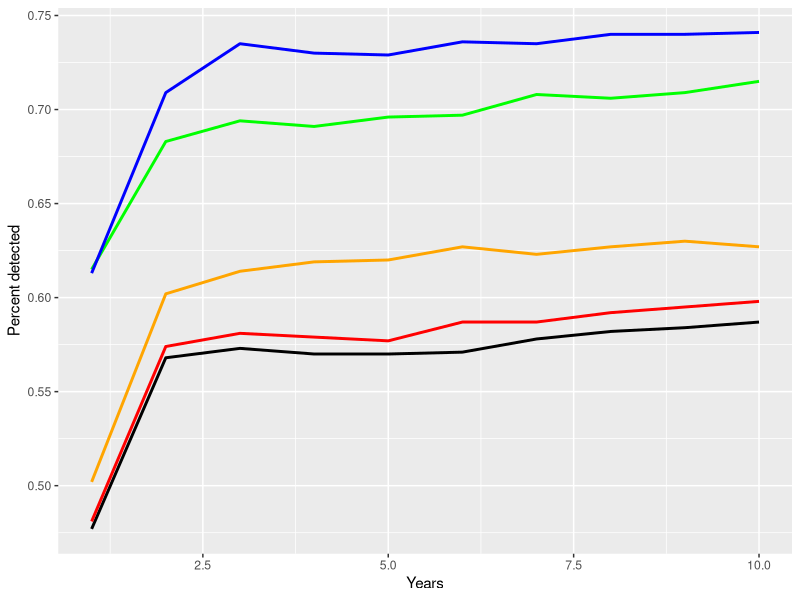
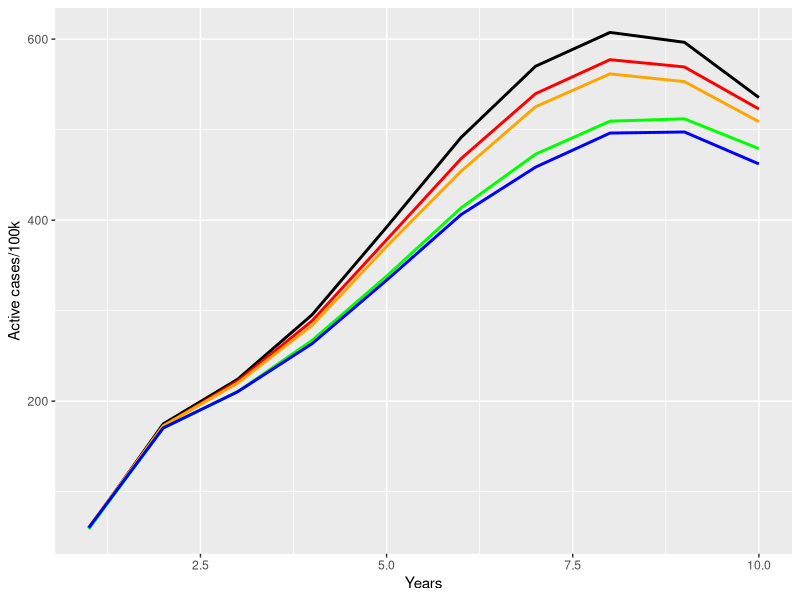
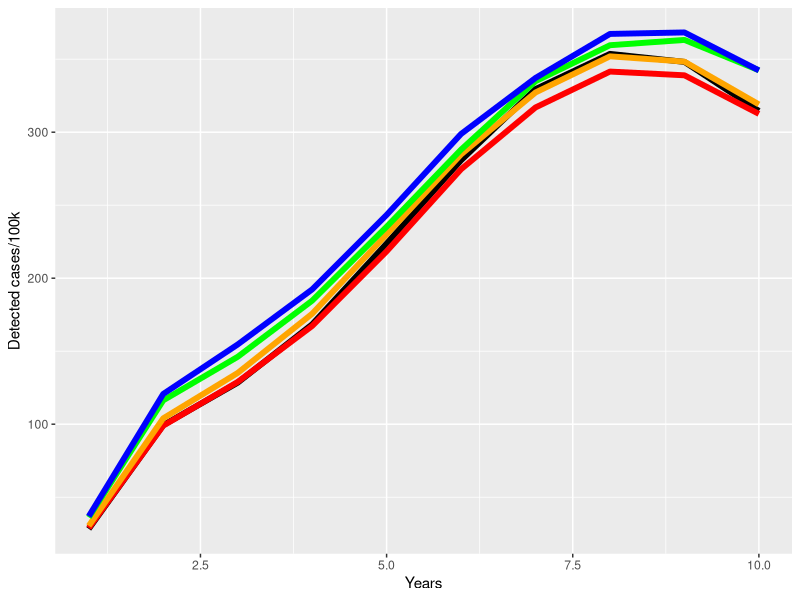
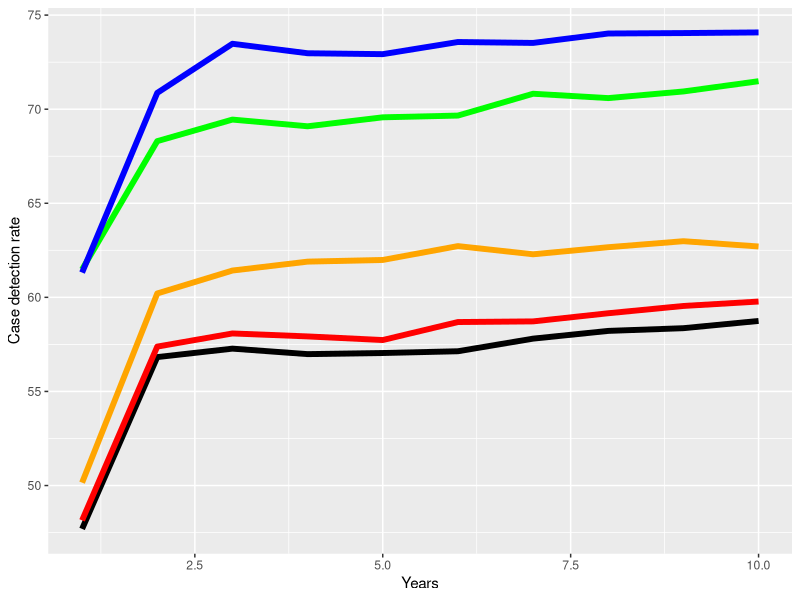
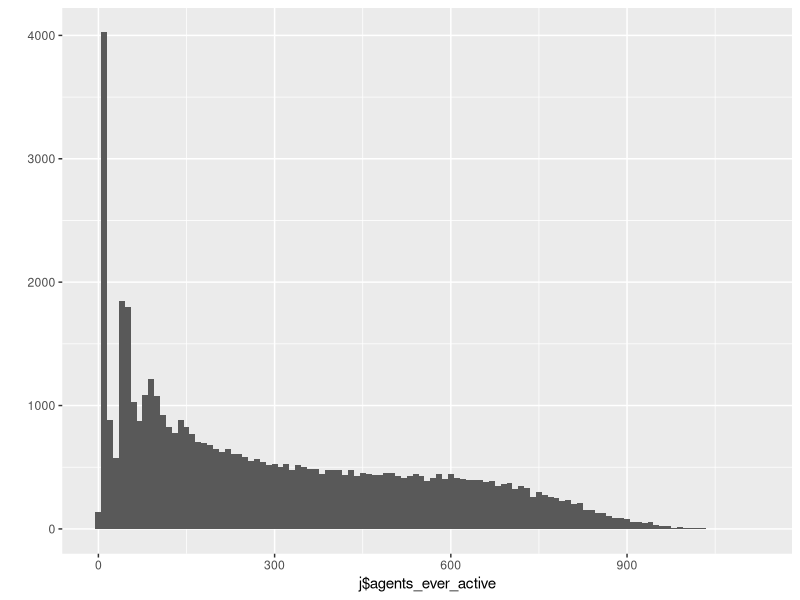
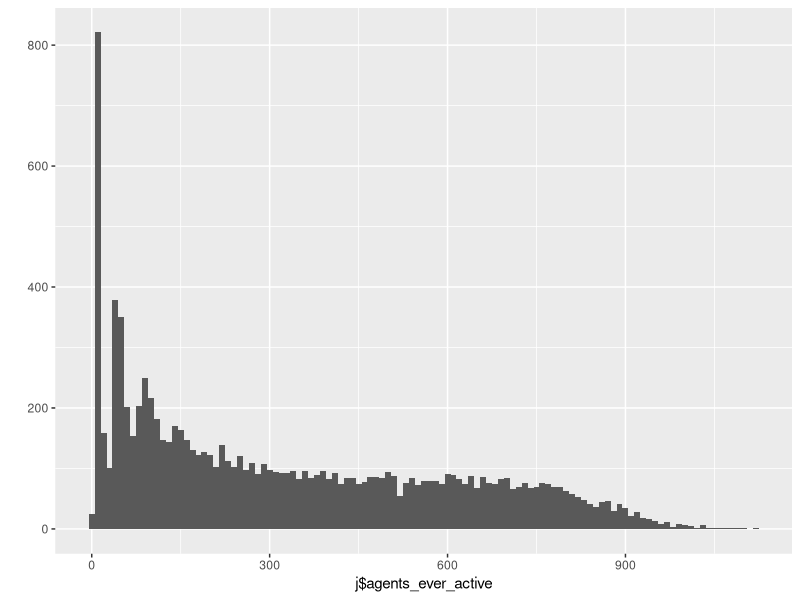
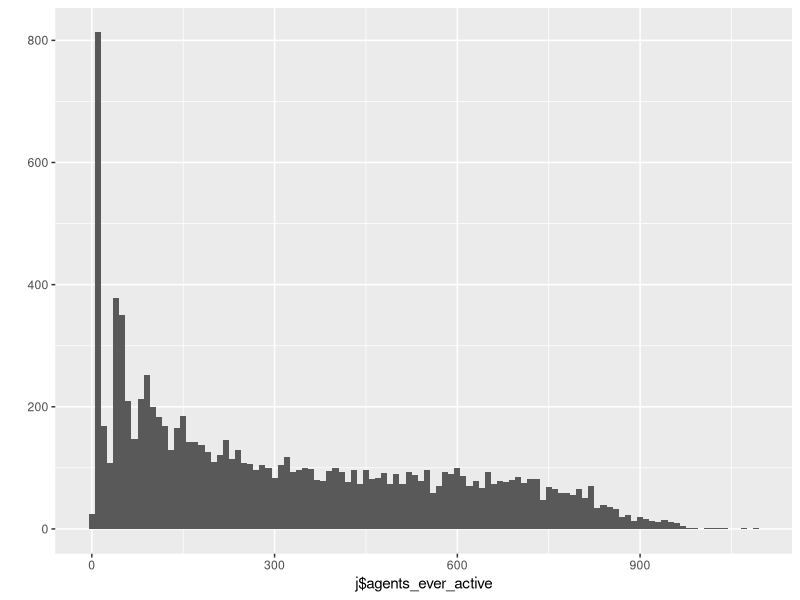
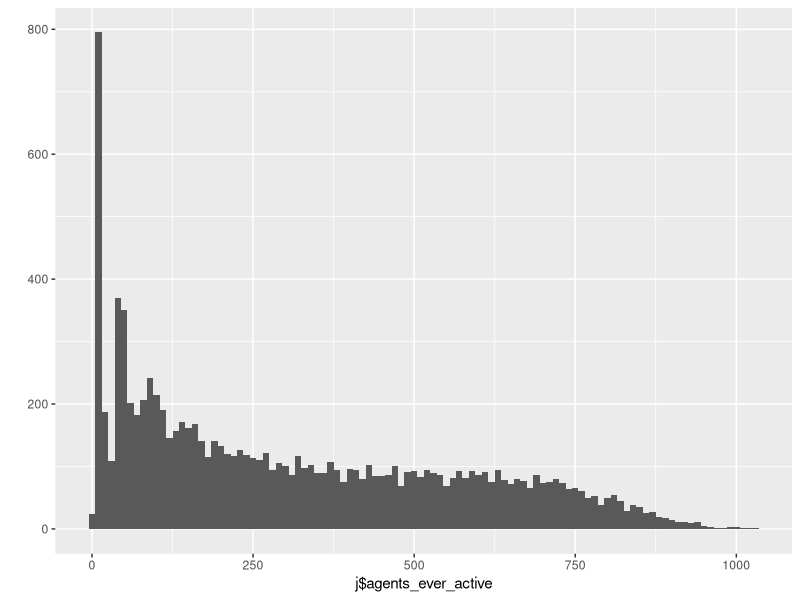

Write the R code that produced these figures, in order.
## ---- chunk 1
a <- read.csv("a.csv")
b <- read.csv("b.csv")
c <- read.csv("c.csv")
d <- read.csv("d.csv")
e <- read.csv("e.csv")
library(dplyr)
library(ggplot2)
library(htmlTable)
f <- rbind(a, b)
g <- rbind(f, c)
h <- rbind(g, d) 
i <- rbind(h, e) 
runs_count <- length(a$Dead)

years_count = (max(a$Time_step) +1)/52

a_total_infections = c()
a_pos = c()
b_total_infections = c()
b_pos = c()
c_total_infections = c()
c_pos = c()
d_total_infections = c()
d_pos = c()
e_total_infections = c()
e_pos = c()
 
for (x in 1:years_count) {
  a_filter <- dplyr::filter(a, Time_step == (x*52)-1)
  b_filter <- dplyr::filter(b, Time_step == (x*52)-1)
  c_filter <- dplyr::filter(c, Time_step == (x*52)-1)
  d_filter <- dplyr::filter(d, Time_step == (x*52)-1)
  e_filter <- dplyr::filter(e, Time_step == (x*52)-1)

  new_val_a <- mean(a_filter$total_active_cases)
  new_pos_a <- mean(a_filter$Positive)
  a_total_infections = append(a_total_infections, new_val_a) 
  a_pos = append(a_pos, new_pos_a)

  new_val_b <- mean(b_filter$total_active_cases)
  new_pos_b <- mean(b_filter$Positive)
  b_total_infections = append(b_total_infections, new_val_b) 
  b_pos = append(b_pos, new_pos_b)

  new_val_c <- mean(c_filter$total_active_cases)
  new_pos_c <- mean(c_filter$Positive)
  c_total_infections = append(c_total_infections, new_val_c) 
  c_pos = append(c_pos, new_pos_c)

  new_val_d <- mean(d_filter$total_active_cases)
  new_pos_d <- mean(d_filter$Positive)
  d_total_infections = append(d_total_infections, new_val_d) 
  d_pos = append(d_pos, new_pos_d)

  new_val_e <- mean(e_filter$total_active_cases)
  new_pos_e <- mean(e_filter$Positive)
  e_total_infections = append(e_total_infections, new_val_e) 
  e_pos = append(e_pos, new_pos_e) 
}

a_mod =c()
a_mod = append(a_mod, a_total_infections[1] * 5)
a_mod_pos =c()
a_mod_pos = append(a_mod_pos, a_pos[1] * 5)

b_mod =c()
b_mod = append(b_mod, b_total_infections[1] * 5)
b_mod_pos =c()
b_mod_pos = append(b_mod_pos, b_pos[1] * 5)

c_mod =c()
c_mod = append(c_mod, c_total_infections[1] * 5)
c_mod_pos =c()
c_mod_pos = append(c_mod_pos, c_pos[1] * 5)

d_mod =c()
d_mod = append(d_mod, d_total_infections[1] * 5)
d_mod_pos =c()
d_mod_pos = append(d_mod_pos, d_pos[1] * 5)

e_mod =c()
e_mod = append(e_mod, e_total_infections[1] * 5)
e_mod_pos =c()
e_mod_pos = append(e_mod_pos, e_pos[1] * 5)

for (y in 2:years_count) {
  a_mod = append(a_mod, 5 * (a_total_infections[y] - a_total_infections[y-1]))
  a_mod_pos = append(a_mod_pos, 5 * (a_pos[y] - a_pos[y-1]))
  b_mod = append(b_mod, 5 * (b_total_infections[y] - b_total_infections[y-1]))
  b_mod_pos = append(b_mod_pos, 5 * (b_pos[y] - b_pos[y-1]))
  c_mod = append(c_mod, 5 * (c_total_infections[y] - c_total_infections[y-1]))
  c_mod_pos = append(c_mod_pos, 5 * (c_pos[y] - c_pos[y-1]))
  d_mod = append(d_mod, 5 * (d_total_infections[y] - d_total_infections[y-1]))
  d_mod_pos = append(d_mod_pos, 5 * (d_pos[y] - d_pos[y-1]))
  e_mod = append(e_mod, 5 * (e_total_infections[y] - e_total_infections[y-1]))
  e_mod_pos = append(e_mod_pos, 5 * (e_pos[y] - e_pos[y-1]))
}
## ---- chunk 2
a_f <- dplyr::filter(a, Time_step == 519)
b_f <- dplyr::filter(b, Time_step == 519)
c_f <- dplyr::filter(c, Time_step == 519)
d_f <- dplyr::filter(d, Time_step == 519)
e_f <- dplyr::filter(e, Time_step == 519)

a_filter <- dplyr::filter(a, Time_step == 519)  
b_filter <- dplyr::filter(b, Time_step == 519)  
c_filter <- dplyr::filter(c, Time_step == 519)  
d_filter <- dplyr::filter(d, Time_step == 519)  
e_filter <- dplyr::filter(e, Time_step == 519)  

cases_a <- 0.5 * mean(a_filter$total_active_cases)
cases_b <- 0.5 * mean(b_filter$total_active_cases)
cases_c <- 0.5 * mean(c_filter$total_active_cases)
cases_d <- 0.5 * mean(d_filter$total_active_cases)
cases_e <- 0.5 * mean(e_filter$total_active_cases)

detected_a <- 0.5 * mean(a_filter$Positive)
detected_b <- 0.5 * mean(b_filter$Positive)
detected_c <- 0.5 * mean(c_filter$Positive)
detected_d <- 0.5 * mean(d_filter$Positive)
detected_e <- 0.5 * mean(e_filter$Positive)

rate_a <- mean(a_filter$Positive/a_filter$total_active_cases)
rate_b <- mean(b_filter$Positive/b_filter$total_active_cases)
rate_c <- mean(c_filter$Positive/c_filter$total_active_cases)
rate_d <- mean(d_filter$Positive/d_filter$total_active_cases)
rate_e <- mean(e_filter$Positive/e_filter$total_active_cases)

k <- data.frame(
"Scenario" = c("latentTB", "activeTB", "Deaths", "Peak_time", "cases100k", "detected100k", "case_detection_rate", "R0", "total_time_infectious", "total_time_active", "mean_time_infectious", "mean_time_active"),
"standard" = c(mean(a_f$agents_ever_latent), mean(a_f$agents_ever_active), mean(a_f$Dead), mean(a_f$Peak_time), cases_a, detected_a, rate_a, mean(a_f$R0), mean(a_f$total_time_infectious), mean(a_f$total_time_active), mean(a_f$mean_time_infectious), mean(a_f$mean_time_active)),
"cti" = c(mean(b_f$agents_ever_latent), mean(b_f$agents_ever_active), mean(b_f$Dead), mean(b_f$Peak_time), cases_b, detected_b, rate_b, mean(b_f$R0), mean(b_f$total_time_infectious), mean(b_f$total_time_active), mean(b_f$mean_time_infectious), mean(b_f$mean_time_active)),
"x_ray" = c(mean(c_f$agents_ever_latent), mean(c_f$agents_ever_active), mean(c_f$Dead), mean(c_f$Peak_time), cases_c, detected_c, rate_c, mean(c_f$R0), mean(c_f$total_time_infectious), mean(c_f$total_time_active), mean(c_f$mean_time_infectious), mean(c_f$mean_time_active)),
"tut" = c(mean(d_f$agents_ever_latent), mean(d_f$agents_ever_active), mean(d_f$Dead), mean(d_f$Peak_time), cases_d, detected_d, rate_d, mean(d_f$R0), mean(d_f$total_time_infectious), mean(d_f$total_time_active), mean(d_f$mean_time_infectious), mean(d_f$mean_time_active)),
"ultra" = c(mean(e_f$agents_ever_latent), mean(e_f$agents_ever_active), mean(e_f$Dead), mean(e_f$Peak_time), cases_e, detected_e, rate_e, mean(e_f$R0), mean(e_f$total_time_infectious), mean(e_f$total_time_active), mean(e_f$mean_time_infectious), mean(e_f$mean_time_active)))
k$ctiDstd <- k$cti / k$standard
k$xrayDstd <- k$x_ray / k$standard
k$tutDstd <- k$tut / k$standard
k$ultraDstd <- k$ultra / k$standard
htmlTable(k)

iqr_cases <- 0.5 * unname(quantile(a_filter$total_active_cases))
iqr_detected <- 0.5 * unname(quantile(a_filter$Positive))
iqr_rate <- unname(quantile(a_filter$Positive/a_filter$total_active_cases)) 
## ---- chunk 3

a_cd = a %>%
group_by(Time_step) %>%
summarise(cases = mean(total_active_cases), pos = mean(Positive))
for (zebra in 10:2) {
  a_cd$cases[zebra] <- a_cd$cases[zebra] -a_cd$cases[zebra-1]
  a_cd$pos[zebra] <- a_cd$pos[zebra] - a_cd$pos[zebra-1]  
}
a_cd$case_det <- round(a_cd$pos/a_cd$cases, digit =3)

b_cd = b %>%
group_by(Time_step) %>%
summarise(cases = mean(total_active_cases), pos = mean(Positive))
for (zebra in 10:2) {
  b_cd$cases[zebra] <- b_cd$cases[zebra] -b_cd$cases[zebra-1]
  b_cd$pos[zebra] <- b_cd$pos[zebra] - b_cd$pos[zebra-1]  
}
b_cd$case_det <- round(b_cd$pos/b_cd$cases, digit =3)

c_cd = c %>%
group_by(Time_step) %>%
summarise(cases = mean(total_active_cases), pos = mean(Positive))
for (zebra in 10:2) {
  c_cd$cases[zebra] <- c_cd$cases[zebra] -c_cd$cases[zebra-1]
  c_cd$pos[zebra] <- c_cd$pos[zebra] - c_cd$pos[zebra-1]  
}
c_cd$case_det <- round(c_cd$pos/c_cd$cases, digit =3)

d_cd = d %>%
group_by(Time_step) %>%
summarise(cases = mean(total_active_cases), pos = mean(Positive))
for (zebra in 10:2) {
  d_cd$cases[zebra] <- d_cd$cases[zebra] -d_cd$cases[zebra-1]
  d_cd$pos[zebra] <- d_cd$pos[zebra] - d_cd$pos[zebra-1]  
}
d_cd$case_det <- round(d_cd$pos/d_cd$cases, digit =3)

e_cd = e %>%
group_by(Time_step) %>%
summarise(cases = mean(total_active_cases), pos = mean(Positive))
for (zebra in 10:2) {
  e_cd$cases[zebra] <- e_cd$cases[zebra] -e_cd$cases[zebra-1]
  e_cd$pos[zebra] <- e_cd$pos[zebra] - e_cd$pos[zebra-1]  
}
e_cd$case_det <- round(e_cd$pos/e_cd$cases, digit =3)

cd_table <- data.frame(
"year" = c(1:10),
"Scenario1" = c(a_cd$case_det),
"Scenario2" = c(b_cd$case_det),
"Scenario3" = c(c_cd$case_det),
"Scenario4" = c(d_cd$case_det),
"Scenario5" = c(e_cd$case_det))

htmlTable(cd_table)
## ---- chunk 4
ggplot(data = cd_table, mapping = aes(x = year)) +
  geom_line(mapping = aes(y = Scenario1), color = "black", size= 1) +
  geom_line(aes(y = Scenario2), color = "red", size =1) +
  geom_line(aes(y = Scenario3), color = "orange", size =1) +
  geom_line(aes(y = Scenario4), color = "green", size =1) +
  geom_line(aes(y = Scenario5), color = "blue", size =1) +
  labs(x = "Years", y = "Percent detected")  
ggsave("case_detection.png")
## ---- chunk 5
curves <- data.frame("year" = c(1:years_count), 
"Scenario1" = a_mod, 
"Scenario2" = b_mod, 
"Scenario3" = c_mod, 
"Scenario4" = d_mod, 
"Scenario5" = e_mod)

write.csv(curves, "curves.csv", row.names=FALSE)

ggplot(data = curves, mapping = aes(x = year)) +
  geom_line(mapping = aes(y = Scenario1), color = "black", size= 1) +
  geom_line(aes(y = Scenario2), color = "red", size =1) +
  geom_line(aes(y = Scenario3), color = "orange", size =1) +
  geom_line(aes(y = Scenario4), color = "green", size =1) +
  geom_line(aes(y = Scenario5), color = "blue", size =1) +
  labs(x = "Years", y = "Active cases/100k")  
ggsave("curves.png")
## ---- chunk 6
htmlTable(curves)
## ---- chunk 7
curves_pos <- data.frame("year" = c(1:years_count), 
"Scenario1" = a_mod_pos, 
"Scenario2" = b_mod_pos, 
"Scenario3" = c_mod_pos, 
"Scenario4" = d_mod_pos, 
"Scenario5" = e_mod_pos)

ggplot(data = curves_pos, mapping = aes(x = year)) +
  geom_line(mapping = aes(y = Scenario1), color = "black", size= 2) +
  geom_line(aes(y = Scenario2), color = "red", size =2) +
  geom_line(aes(y = Scenario3), color = "orange", size =2) +
  geom_line(aes(y = Scenario4), color = "green", size =2) +
  geom_line(aes(y = Scenario5), color = "blue", size =2) +
  labs(x = "Years", y = "Detected cases/100k")  
## ---- chunk 8
case_detection <- data.frame(
"Year" = c(1:years_count),
"Scenario1" = c(1: years_count),
"Scenario2" = c(1: years_count),
"Scenario3" = c(1: years_count),
"Scenario4" = c(1: years_count),
"Scenario5" = c(1: years_count))

for (z in 1:years_count) {
  case_detection$Scenario1[z] = (curves_pos$Scenario1[z] / curves$Scenario1[z]) * 100 
}
for (z in 1:years_count) {
  case_detection$Scenario2[z] = (curves_pos$Scenario2[z] / curves$Scenario2[z]) * 100 
}
for (z in 1:years_count) {
  case_detection$Scenario3[z] = (curves_pos$Scenario3[z] / curves$Scenario3[z]) * 100 
}
for (z in 1:years_count) {
  case_detection$Scenario4[z] = (curves_pos$Scenario4[z] / curves$Scenario4[z]) * 100 
}
for (z in 1:years_count) {
  case_detection$Scenario5[z] = (curves_pos$Scenario5[z] / curves$Scenario5[z]) * 100 
}

ggplot(data = case_detection, mapping = aes(x = Year)) +
  geom_line(mapping = aes(y = Scenario1), color = "black", size= 2) +
  geom_line(aes(y = Scenario2), color = "red", size =2) +
  geom_line(aes(y = Scenario3), color = "orange", size =2) +
  geom_line(aes(y = Scenario4), color = "green", size =2) +
  geom_line(aes(y = Scenario5), color = "blue", size =2) +
  labs(x = "Years", y = "Case detection rate")  

htmlTable(case_detection)
## ---- chunk 9
jj <- dplyr::filter(a, Time_step == 519)
percentages <- data.frame("Home" = mean(jj$Home), "Work" = mean(jj$Work), "School" = mean(jj$School), "Block" = mean(jj$Block), "Taxi" = mean(jj$Taxi))
percentages <- prop.table(percentages)
percentages <- round(percentages * 100, digits=1)
htmlTable(percentages)

jj <- select(jj, c("Home", "Work", "School", "Block", "Taxi")) 

jj <- prop.table(data.matrix(jj), 1)

jj <- as.data.frame(jj)

home_v <- round(unname(quantile(jj$Home)), digit=3)*100
work_v <- round(unname(quantile(jj$Work)), digit=3) *100
school_v <- round(unname(quantile(jj$School)), digit=3) *100
block_v <- round(unname(quantile(jj$Block)), digit=3) *100
taxi_v <- round(unname(quantile(jj$Taxi)), digit=3) *100
## ---- chunk 10
j <- i
qplot(j$agents_ever_active, geom="histogram", binwidth=10)
## ---- chunk 11
j <- a
qplot(j$agents_ever_active, geom="histogram", binwidth=10)
## ---- chunk 12
j <- b
qplot(j$agents_ever_active, geom="histogram", binwidth=10)
## ---- chunk 13
j <- c
qplot(j$agents_ever_active, geom="histogram", binwidth=10)
## ---- chunk 14
j <- d
qplot(j$agents_ever_active, geom="histogram", binwidth=10)
## ---- chunk 15
j <- e
qplot(j$agents_ever_active, geom="histogram", binwidth=10)
## ---- chunk 16
library(DiagrammeR)
grViz(diagram = "digraph flowchart {
      # define node aesthetics
      node [fontname = Arial, shape = oval, color = Red, style = filled, fontcolor = White]        
      tab1 [label = '@@1']
      tab2 [label = '@@2', shape = diamond]
      tab3 [label = '@@3', shape=rectangle]
      tab4 [label = '@@4', shape = diamond]
      tab5 [label = '@@5']
      tab6 [label = '@@6']

# set up node layout
      tab1 -> tab2;
      tab2 -> tab5;
      tab2 -> tab3 -> tab4;
      tab4 -> tab5;
      tab4 -> tab6
      }
      [1]: 'Initial infection'
      [2]: 'Latent Infection'
      [3]: 'Sub-clinical disease'
      [4]: 'Active disease'
      [5]: 'Cure'
      [6]: 'Death'
      ")
